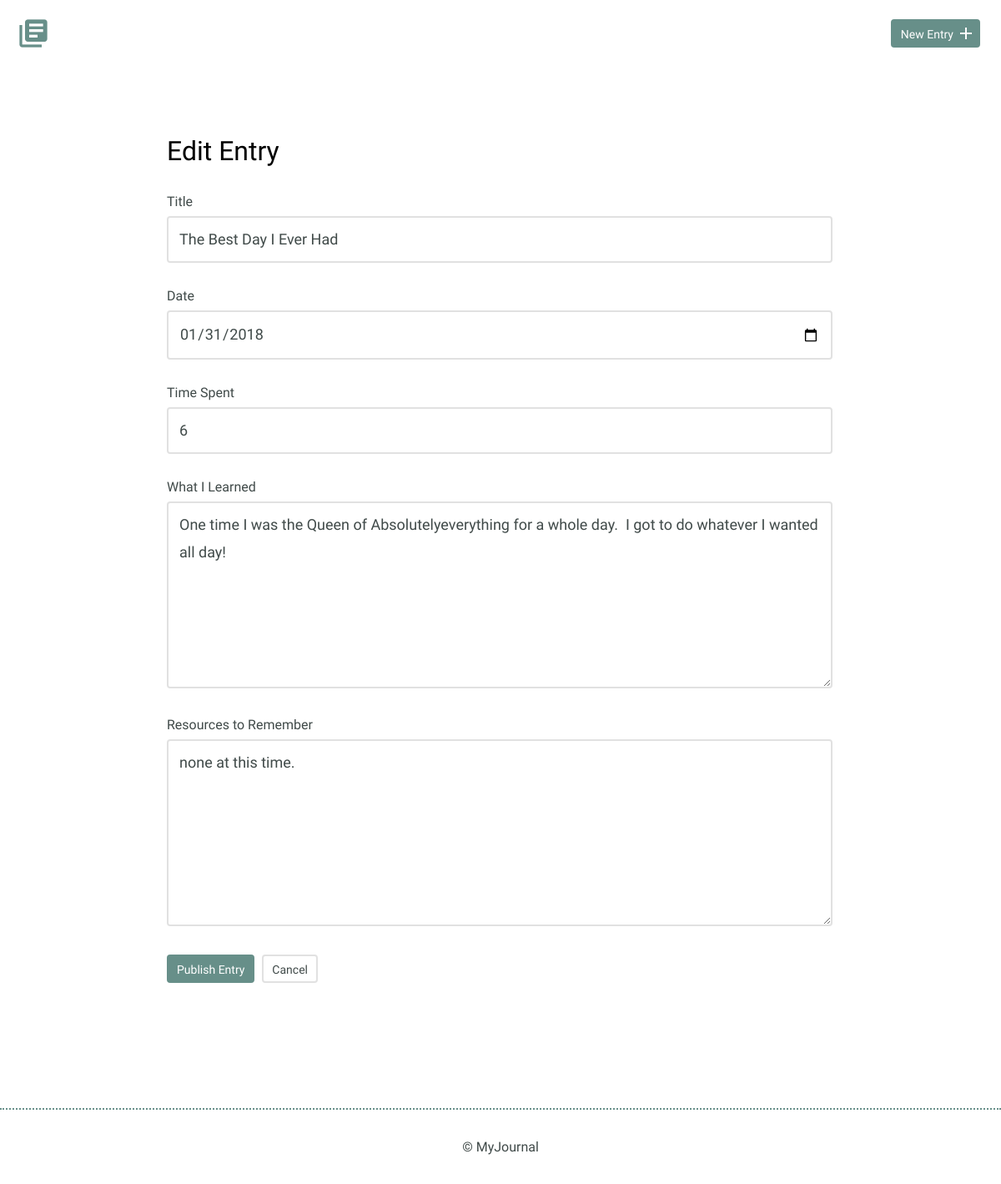
/edit.php?id=9, run on an earlier commit of the app's database.
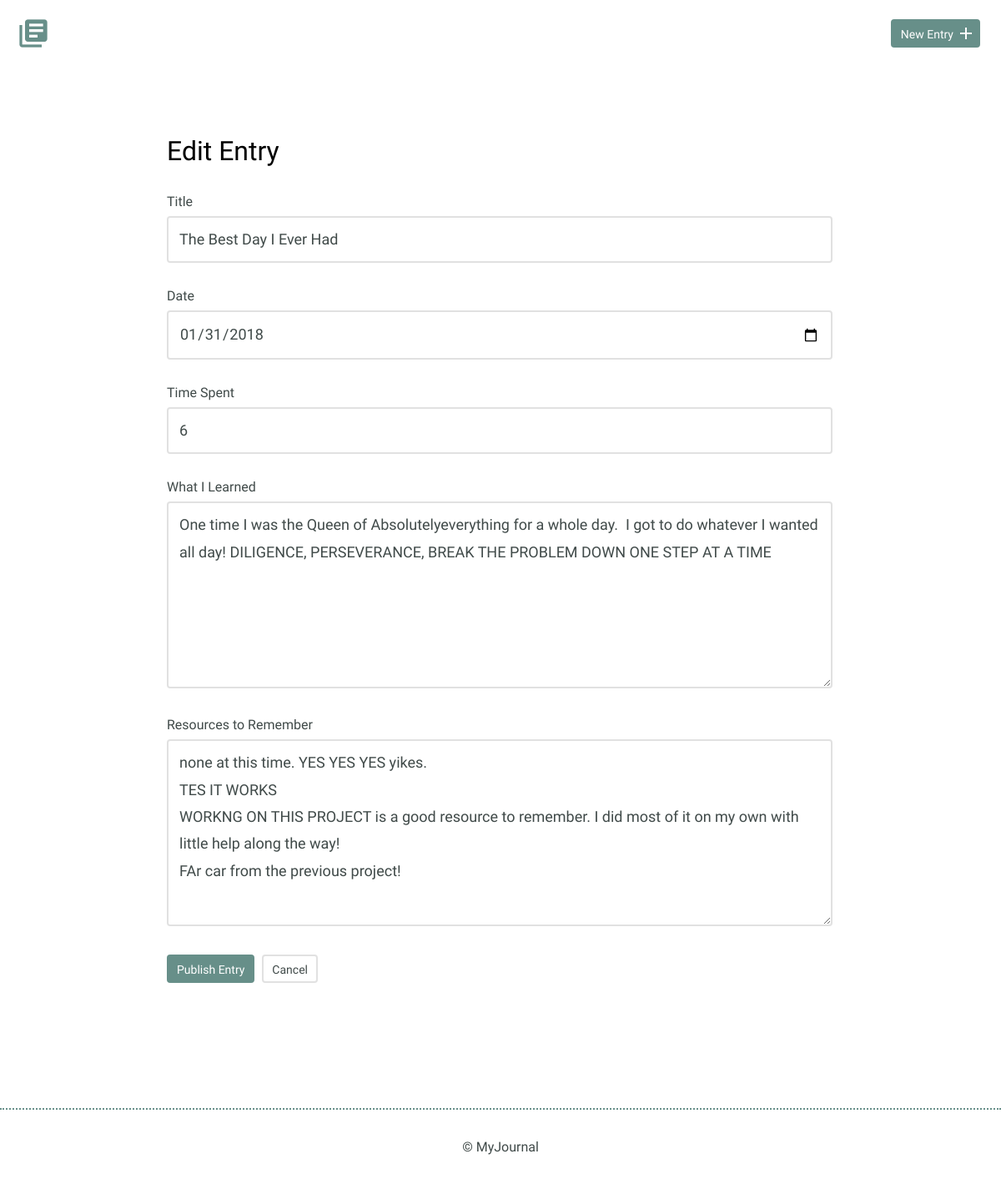
And on a later commit of the database.
### tables this page shows
CREATE TABLE "entries" (
	`id`	INTEGER,
	`title`	TEXT,
	`date`	TEXT,
	`time_spent`	INTEGER,
	`learned`	BLOB,
	`resources`	BLOB,
	PRIMARY KEY(`id`)
);

### inc/functions.php (called while the page is built, shortened)
<?php
function get_single_entry($id) {
	include 'inc/dbconnection.php';
	$get_entry = "SELECT id, title, date, time_spent, learned, resources
								FROM entries
								WHERE id = ?";
	if (isset($_GET['id'])) {
		try {
			$results = $db->prepare($get_entry);
			$results->bindValue(1, $id, PDO::PARAM_INT);
			$results->execute();
		} catch (Connection $e) {
				$e->getMessage();
				return array();
		}
	}
	return $results->fetch(PDO::FETCH_ASSOC);
}

### edit.php (the view, shortened to what this page needs)
<?php
	include 'inc/head.php';
	include 'inc/functions.php';
	if (isset($_GET['id'])) {
		$edit_entry = get_single_entry($_GET['id']);
	}
?>
    <body>
        <header>
            <div class="container">
                <div class="site-header">
                    <a class="logo" href="index.php"><i class="material-icons">library_books</i></a>
                    <a class="button icon-right" href="new.php"><span>New Entry</span> <i class="material-icons">add</i></a>
                </div>
            </div>
        </header>
        <section>
            <div class="container">
                <div class="edit-entry">
                    <h2>Edit Entry</h2>
                    <form method="POST" action="#">
                        <label for="title"> Title</label>
                        <input id="title" type="text" name="title" value="<?php echo $edit_entry['title']; ?>"><br>
												<label for="date">Date</label>
                        <input id="date" type="date" name="date" value="<?php echo $edit_entry['date']; ?>"><br>
												<label for="time-spent"> Time Spent</label>
                        <input id="time-spent" type="text" name="timeSpent" value="<?php echo $edit_entry['time_spent']; ?>"><br>
												<label for="what-i-learned">What I Learned</label>
                        <textarea id="what-i-learned" rows="5" name="whatILearned"><?php echo $edit_entry['learned']; ?></textarea>
												<label for="resources-to-remember">Resources to Remember</label>
                        <textarea id="resources-to-remember" rows="5" name="ResourcesToRemember"><?php echo $edit_entry['resources']; ?></textarea>
											  <input type="submit" value="Publish Entry" class="button">
                        <a href="#" class="button button-secondary">Cancel</a>
                    </form>
                </div>
            </div>
        </section>
        <?php include 'inc/footer.php'; ?>

What changed in the data, as far as the page shows it:
changed entries "The Best Day I Ever Had": whatILearned "One time I was the Queen of Absolutelyeverything for a whole day. I got to do whatever I wanted all day!" → "…I wanted all day! DILIGENCE, PERSEVERANCE, BREAK THE PROBLEM DOWN ONE STEP AT A TIME"; ResourcesToRemember "none at this time." → "none at this time. YES YES YES yikes. TES IT WORKS WORKNG ON THIS PROJECT is a good resource to remember. I did most of it on my own with little help along the way! FAr car from the previous project!"
